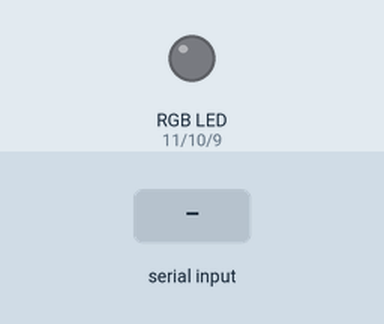
A sketch run on a simulated Arduino Uno, built with avr-gcc and run on an emulated ATmega328P. Parts: an RGB LED mixed from three pins (HIGH = lit). The inputs (shaded band) are chosen by the test bench.

Above: at 1.2 s.
1.3 s: "r" received over the second serial link
At 2.2 s:
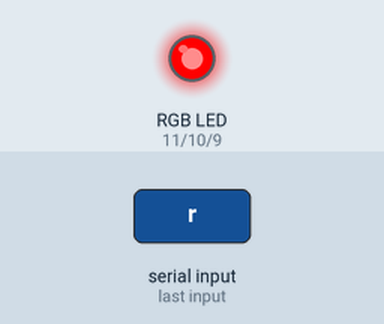
2.8 s: "g" received over the second serial link
At 3.4 s:
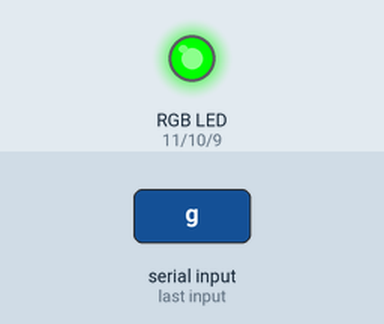
4.3 s: "b" received over the second serial link
At 5.7 s:
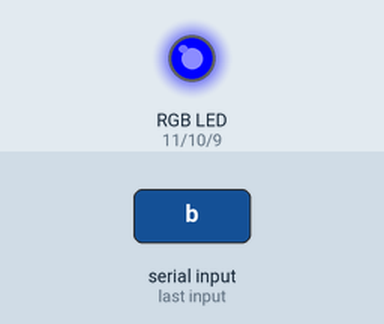
Timing chart, 0 to 7.3 s (numbered marks = the images above; inputs shaded):
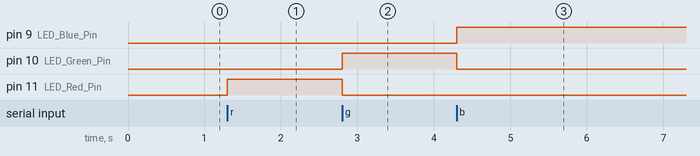

The sketch:

sketch_oct27b.ino
```cpp
#include <SoftwareSerial.h>
#define BTtx 2
#define BTrx 3
SoftwareSerial BT(BTtx, BTrx); //BT(2,3);
char data;

int LED_Red_Pin = 11;
int LED_Green_Pin = 10;
int LED_Blue_Pin = 9;

void setup()
{
  BT.begin(9600);
  Serial.begin(9600);
  pinMode(LED_Red_Pin, OUTPUT);
  pinMode(LED_Green_Pin, OUTPUT);
  pinMode(LED_Blue_Pin, OUTPUT);
}

void loop()
{
  if(BT.available()>0)
  {
    data = BT.read();
  }

  if(data == 'r')
  {
    RGB_Color(255,0,0);
  }

  else if(data == 'g')
  {
    RGB_Color(0,255,0);
  }

  else if(data == 'b')
  {
    RGB_Color(0,0,255);
  }
}

void RGB_Color(int LED_Red_Val, int LED_Green_Val, int LED_Blue_Val)
{
  analogWrite(LED_Red_Pin, LED_Red_Val);
  analogWrite(LED_Green_Pin, LED_Green_Val);
  analogWrite(LED_Blue_Pin, LED_Blue_Val);
}
```

Measured:
- after the input at 1.3 s, pin 11 (LED_Red_Pin): LOW → HIGH at once
- after the input at 2.8 s, pin 10 (LED_Green_Pin): LOW → HIGH at once; pin 11 (LED_Red_Pin): HIGH → LOW at once
- after the input at 4.3 s, pin 9 (LED_Blue_Pin): LOW → HIGH at once; pin 10 (LED_Green_Pin): HIGH → LOW at once
